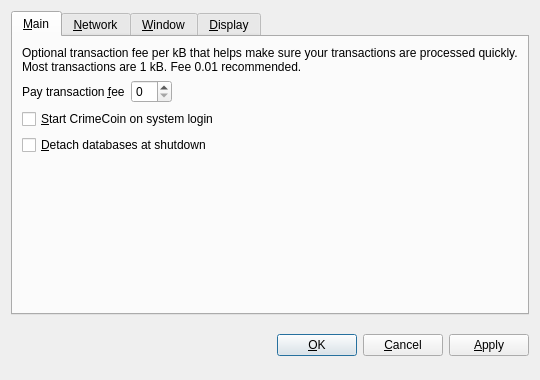
<?xml version="1.0" encoding="UTF-8"?>
<ui version="4.0">
 <class>OptionsDialog</class>
 <widget class="QDialog" name="OptionsDialog">
  <property name="geometry">
   <rect>
    <x>0</x>
    <y>0</y>
    <width>540</width>
    <height>380</height>
   </rect>
  </property>
  <property name="windowTitle">
   <string>Options</string>
  </property>
  <property name="modal">
   <bool>true</bool>
  </property>
  <layout class="QVBoxLayout" name="verticalLayout">
   <item>
    <widget class="QTabWidget" name="tabWidget">
     <property name="tabPosition">
      <enum>QTabWidget::North</enum>
     </property>
     <property name="currentIndex">
      <number>0</number>
     </property>
     <widget class="QWidget" name="tabMain">
      <attribute name="title">
       <string>&amp;Main</string>
      </attribute>
      <layout class="QVBoxLayout" name="verticalLayout_Main">
       <item>
        <widget class="QLabel" name="transactionFeeInfoLabel">
         <property name="text">
          <string>Optional transaction fee per kB that helps make sure your transactions are processed quickly. Most transactions are 1 kB. Fee 0.01 recommended.</string>
         </property>
         <property name="textFormat">
          <enum>Qt::PlainText</enum>
         </property>
         <property name="wordWrap">
          <bool>true</bool>
         </property>
        </widget>
       </item>
       <item>
        <layout class="QHBoxLayout" name="horizontalLayout_Main">
         <item>
          <widget class="QLabel" name="transactionFeeLabel">
           <property name="text">
            <string>Pay transaction &amp;fee</string>
           </property>
           <property name="textFormat">
            <enum>Qt::PlainText</enum>
           </property>
           <property name="buddy">
            <cstring>transactionFee</cstring>
           </property>
          </widget>
         </item>
         <item>
          <widget class="BitcoinAmountField" name="transactionFee"/>
         </item>
         <item>
          <spacer name="horizontalSpacer_Main">
           <property name="orientation">
            <enum>Qt::Horizontal</enum>
           </property>
           <property name="sizeHint" stdset="0">
            <size>
             <width>40</width>
             <height>20</height>
            </size>
           </property>
          </spacer>
         </item>
        </layout>
       </item>
       <item>
        <widget class="QCheckBox" name="bitcoinAtStartup">
         <property name="toolTip">
          <string>Automatically start CrimeCoin after logging in to the system.</string>
         </property>
         <property name="text">
          <string>&amp;Start CrimeCoin on system login</string>
         </property>
        </widget>
       </item>
       <item>
        <widget class="QCheckBox" name="detachDatabases">
         <property name="toolTip">
          <string>Detach block and address databases at shutdown. This means they can be moved to another data directory, but it slows down shutdown. The wallet is always detached.</string>
         </property>
         <property name="text">
          <string>&amp;Detach databases at shutdown</string>
         </property>
        </widget>
       </item>
       <item>
        <spacer name="verticalSpacer_Main">
         <property name="orientation">
          <enum>Qt::Vertical</enum>
         </property>
         <property name="sizeHint" stdset="0">
          <size>
           <width>20</width>
           <height>40</height>
          </size>
         </property>
        </spacer>
       </item>
      </layout>
     </widget>
     <widget class="QWidget" name="tabNetwork">
      <attribute name="title">
       <string>&amp;Network</string>
      </attribute>
      <layout class="QVBoxLayout" name="verticalLayout_Network">
       <item>
        <widget class="QCheckBox" name="mapPortUpnp">
         <property name="toolTip">
          <string>Automatically open the CrimeCoin client port on the router. This only works when your router supports UPnP and it is enabled.</string>
         </property>
         <property name="text">
          <string>Map port using &amp;UPnP</string>
         </property>
        </widget>
       </item>
       <item>
        <widget class="QCheckBox" name="connectSocks">
         <property name="toolTip">
          <string>Connect to the CrimeCoin network through a SOCKS proxy (e.g. when connecting through Tor).</string>
         </property>
         <property name="text">
          <string>&amp;Connect through SOCKS proxy:</string>
         </property>
        </widget>
       </item>
       <item>
        <layout class="QHBoxLayout" name="horizontalLayout_Network">
         <item>
          <widget class="QLabel" name="proxyIpLabel">
           <property name="text">
            <string>Proxy &amp;IP:</string>
           </property>
           <property name="textFormat">
            <enum>Qt::PlainText</enum>
           </property>
           <property name="buddy">
            <cstring>proxyIp</cstring>
           </property>
          </widget>
         </item>
         <item>
          <widget class="QValidatedLineEdit" name="proxyIp">
           <property name="maximumSize">
            <size>
             <width>140</width>
             <height>16777215</height>
            </size>
           </property>
           <property name="toolTip">
            <string>IP address of the proxy (e.g. 127.0.0.1)</string>
           </property>
          </widget>
         </item>
         <item>
          <widget class="QLabel" name="proxyPortLabel">
           <property name="text">
            <string>&amp;Port:</string>
           </property>
           <property name="textFormat">
            <enum>Qt::PlainText</enum>
           </property>
           <property name="buddy">
            <cstring>proxyPort</cstring>
           </property>
          </widget>
         </item>
         <item>
          <widget class="QLineEdit" name="proxyPort">
           <property name="maximumSize">
            <size>
             <width>55</width>
             <height>16777215</height>
            </size>
           </property>
           <property name="toolTip">
            <string>Port of the proxy (e.g. 9050)</string>
           </property>
          </widget>
         </item>
         <item>
          <widget class="QLabel" name="socksVersionLabel">
           <property name="text">
            <string>SOCKS &amp;Version:</string>
           </property>
           <property name="textFormat">
            <enum>Qt::PlainText</enum>
           </property>
           <property name="buddy">
            <cstring>socksVersion</cstring>
           </property>
          </widget>
         </item>
         <item>
          <widget class="QValueComboBox" name="socksVersion">
           <property name="toolTip">
            <string>SOCKS version of the proxy (e.g. 5)</string>
           </property>
          </widget>
         </item>
         <item>
          <spacer name="horizontalSpacer_Network">
           <property name="orientation">
            <enum>Qt::Horizontal</enum>
           </property>
           <property name="sizeHint" stdset="0">
            <size>
             <width>40</width>
             <height>20</height>
            </size>
           </property>
          </spacer>
         </item>
        </layout>
       </item>
       <item>
        <spacer name="verticalSpacer_Network">
         <property name="orientation">
          <enum>Qt::Vertical</enum>
         </property>
         <property name="sizeHint" stdset="0">
          <size>
           <width>20</width>
           <height>40</height>
          </size>
         </property>
        </spacer>
       </item>
      </layout>
     </widget>
     <widget class="QWidget" name="tabWindow">
      <attribute name="title">
       <string>&amp;Window</string>
      </attribute>
      <layout class="QVBoxLayout" name="verticalLayout_Window">
       <item>
        <widget class="QCheckBox" name="minimizeToTray">
         <property name="toolTip">
          <string>Show only a tray icon after minimizing the window.</string>
         </property>
         <property name="text">
          <string>&amp;Minimize to the tray instead of the taskbar</string>
         </property>
        </widget>
       </item>
       <item>
        <widget class="QCheckBox" name="minimizeOnClose">
         <property name="toolTip">
          <string>Minimize instead of exit the application when the window is closed. When this option is enabled, the application will be closed only after selecting Quit in the menu.</string>
         </property>
         <property name="text">
          <string>M&amp;inimize on close</string>
         </property>
        </widget>
       </item>
       <item>
        <spacer name="verticalSpacer_Window">
         <property name="orientation">
          <enum>Qt::Vertical</enum>
         </property>
         <property name="sizeHint" stdset="0">
          <size>
           <width>20</width>
           <height>40</height>
          </size>
         </property>
        </spacer>
       </item>
      </layout>
     </widget>
     <widget class="QWidget" name="tabDisplay">
      <attribute name="title">
       <string>&amp;Display</string>
      </attribute>
      <layout class="QVBoxLayout" name="verticalLayout_Display">
       <item>
        <layout class="QHBoxLayout" name="horizontalLayout_1_Display">
         <item>
          <widget class="QLabel" name="langLabel">
           <property name="text">
            <string>User Interface &amp;language:</string>
           </property>
           <property name="textFormat">
            <enum>Qt::PlainText</enum>
           </property>
           <property name="buddy">
            <cstring>lang</cstring>
           </property>
          </widget>
         </item>
         <item>
          <widget class="QValueComboBox" name="lang">
           <property name="toolTip">
            <string>The user interface language can be set here. This setting will take effect after restarting crimecoin.</string>
           </property>
          </widget>
         </item>
        </layout>
       </item>
       <item>
        <layout class="QHBoxLayout" name="horizontalLayout_2_Display">
         <item>
          <widget class="QLabel" name="unitLabel">
           <property name="text">
            <string>&amp;Unit to show amounts in:</string>
           </property>
           <property name="textFormat">
            <enum>Qt::PlainText</enum>
           </property>
           <property name="buddy">
            <cstring>unit</cstring>
           </property>
          </widget>
         </item>
         <item>
          <widget class="QValueComboBox" name="unit">
           <property name="toolTip">
            <string>Choose the default subdivision unit to show in the interface and when sending coins.</string>
           </property>
          </widget>
         </item>
        </layout>
       </item>
       <item>
        <widget class="QCheckBox" name="displayAddresses">
         <property name="toolTip">
          <string>Whether to show CrimeCoin addresses in the transaction list or not.</string>
         </property>
         <property name="text">
          <string>&amp;Display addresses in transaction list</string>
         </property>
        </widget>
       </item>
       <item>
        <widget class="QCheckBox" name="coinControlFeatures">
         <property name="toolTip">
          <string>Whether to show coin control features or not.</string>
         </property>
         <property name="text">
          <string>Display coin &amp;control features (experts only!)</string>
         </property>
        </widget>
       </item>
       <item>
        <spacer name="verticalSpacer_Display">
         <property name="orientation">
          <enum>Qt::Vertical</enum>
         </property>
         <property name="sizeHint" stdset="0">
          <size>
           <width>20</width>
           <height>40</height>
          </size>
         </property>
        </spacer>
       </item>
      </layout>
     </widget>
    </widget>
   </item>
   <item>
    <layout class="QHBoxLayout" name="horizontalLayout_Buttons">
     <item>
      <spacer name="horizontalSpacer_1">
       <property name="orientation">
        <enum>Qt::Horizontal</enum>
       </property>
       <property name="sizeHint" stdset="0">
        <size>
         <width>40</width>
         <height>48</height>
        </size>
       </property>
      </spacer>
     </item>
     <item>
      <widget class="QLabel" name="statusLabel">
       <property name="font">
        <font>
         <weight>75</weight>
         <bold>true</bold>
        </font>
       </property>
       <property name="text">
        <string/>
       </property>
       <property name="textFormat">
        <enum>Qt::PlainText</enum>
       </property>
       <property name="wordWrap">
        <bool>true</bool>
       </property>
      </widget>
     </item>
     <item>
      <spacer name="horizontalSpacer_2">
       <property name="orientation">
        <enum>Qt::Horizontal</enum>
       </property>
       <property name="sizeHint" stdset="0">
        <size>
         <width>40</width>
         <height>48</height>
        </size>
       </property>
      </spacer>
     </item>
     <item>
      <widget class="QPushButton" name="okButton">
       <property name="text">
        <string>&amp;OK</string>
       </property>
      </widget>
     </item>
     <item>
      <widget class="QPushButton" name="cancelButton">
       <property name="text">
        <string>&amp;Cancel</string>
       </property>
       <property name="autoDefault">
        <bool>false</bool>
       </property>
      </widget>
     </item>
     <item>
      <widget class="QPushButton" name="applyButton">
       <property name="text">
        <string>&amp;Apply</string>
       </property>
       <property name="autoDefault">
        <bool>false</bool>
       </property>
      </widget>
     </item>
    </layout>
   </item>
  </layout>
 </widget>
 <customwidgets>
  <customwidget>
   <class>BitcoinAmountField</class>
   <extends>QSpinBox</extends>
   <header>bitcoinamountfield.h</header>
  </customwidget>
  <customwidget>
   <class>QValueComboBox</class>
   <extends>QComboBox</extends>
   <header>qvaluecombobox.h</header>
  </customwidget>
  <customwidget>
   <class>QValidatedLineEdit</class>
   <extends>QLineEdit</extends>
   <header>qvalidatedlineedit.h</header>
  </customwidget>
 </customwidgets>
 <resources/>
 <connections/>
</ui>
